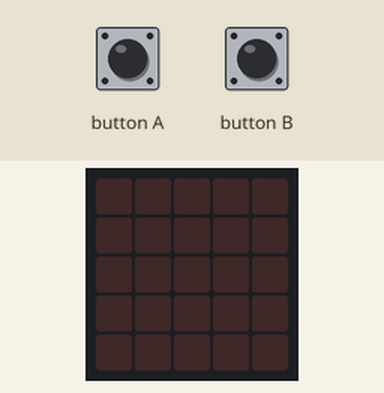
Simulated run of this program. Board: BBC micro:bit running MicroPython. Shown: the board's 5×5 LED display. The inputs (shaded band) are chosen by the test bench.

Above: at 1.2 s.
1.3 s: button A pressed for 0.15 s
At 1.6 s:
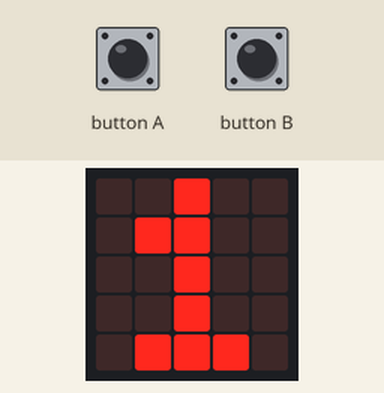
2.9 s: button B pressed for 0.15 s
At 4.0 s:
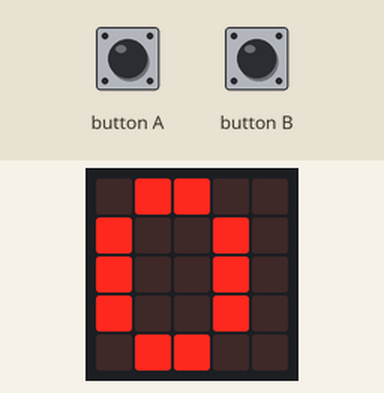
Timing chart, 0 to 5.9 s (numbered marks = the images above; inputs shaded):
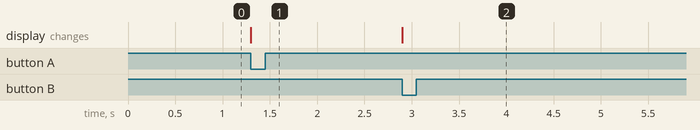

The program:

_ModifyingVariables_JP_-main.py
```python
# Imports go at the top
from microbit import *

# initialize the hungriness to 0
hungriness = 0

# use a loop to continue forever
while True:
    # check if the button A was pressed
    if button_a.was_pressed():
        # increase hungriness by 1 if button A was pressed and display it
        hungriness = hungriness + 1
        display.show(hungriness)

    # check if the button B was pressed
    if button_b.was_pressed():
        # reinitialize hungriness to 0 and display it if button B was pressed
        hungriness = 0
        display.show(hungriness)
```

Measured:
- after the input at 1.3 s, the display: changes at once (image 1)
- after the input at 2.9 s, the display: changes at once (image 2)
